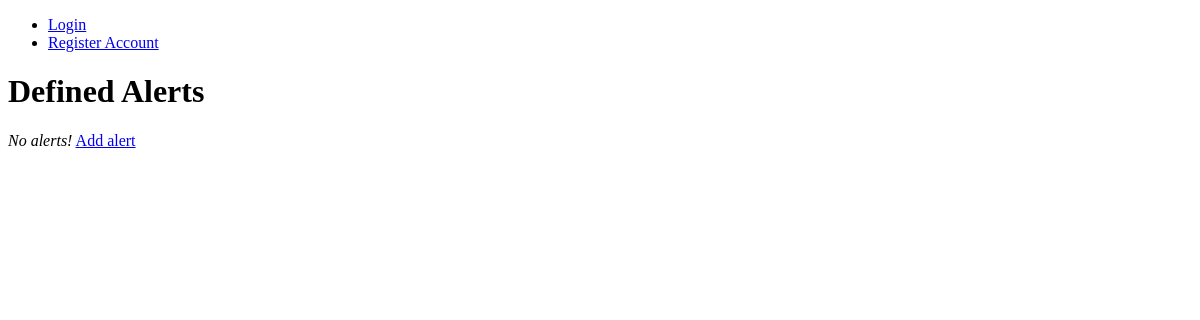
Before: /data_collector/alerts/ with the older database file.
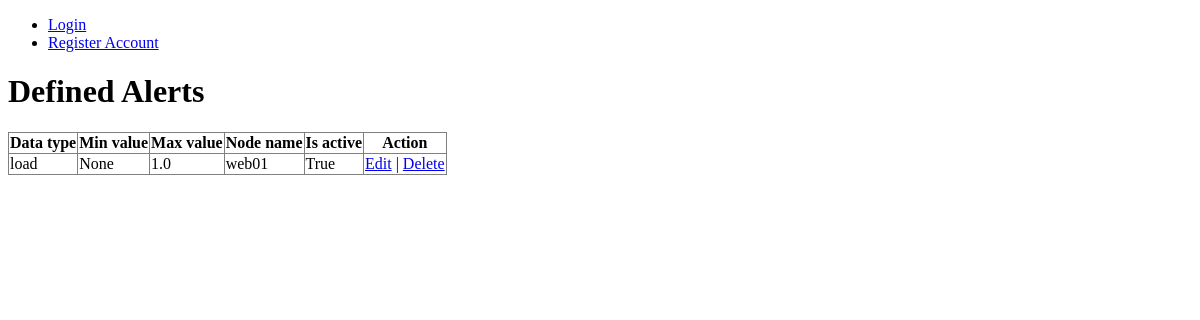
After: the same page with the newer database file.
### data_collector/models.py (models this page shows, shortened)
class Alert(models.Model):
    data_type = models.CharField(max_length=100)
    min_value = models.FloatField(null=True, blank=True)
    max_value = models.FloatField(null=True, blank=True)
    node_name = models.CharField(max_length=250, blank=True)
    is_active = models.BooleanField(default=True)

### data_collector/views.py (the view)
# urls.py: url(r'^data_collector/alerts/$', AlertListView.as_view(), name='alerts_list'),
class AlertListView(ListView):
    template_name = 'data_collector/alerts_list.html'
    model = Alert

### data_collector/templates/data_collector/alerts_list.html
{% extends 'data_collector/alert_base.html' %}
{% block content %}
<h1>Defined Alerts</h1>
    {% if object_list %}
<table rules="all" frame="border">
<tr>
    <th>Data type</th>
    <th>Min value</th>
    <th>Max value</th>
    <th>Node name</th>
    <th>Is active</th>
    <th>Action</th>
</tr>
<tr>
    {% for alert in object_list %}
        <td>{{ alert.data_type }}</td>
        <td>{{ alert.min_value }}</td>
        <td>{{ alert.max_value }}</td>
        <td>{{ alert.node_name }}</td>
        <td>{{ alert.is_active }}</td>
        <td><a href="{% url "update_alert" pk=alert.pk %}">Edit</a> |
            <a href="{% url "delete_alert" pk=alert.pk %}">Delete</a> </td>
    {% endfor %}
</tr>
</table>
    {% else %}
        <I>No alerts!</I>
        <a href="{% url "new_alert" %}">Add alert</a>
    {% endif %}
{% endblock %}

Changed rows visible on the page:
added Alert: data_type "load", min_value "None", max_value "1.0", node_name "web01", is_active "True"
Other visible differences:
text no longer shown: "No alerts! Add alert"
text now shown: "Data type Min value Max value Node name Is active Action"
